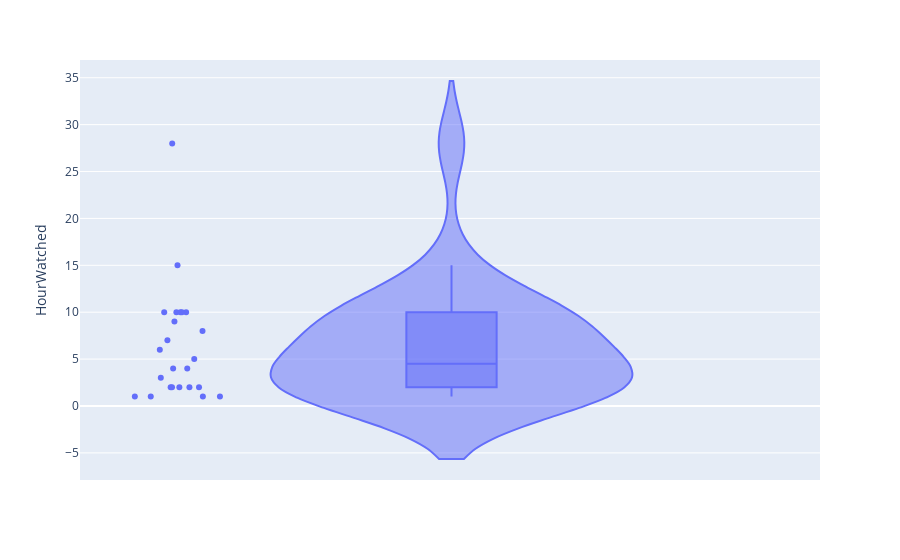

Source (notebook cell):
### Code cell
violin = df.drop(df[df.HourWatched == 0].index)
fig = px.violin(violin, y='HourWatched', box=True, points='all')
fig.show()

### Figure 1 — Plotly figure (JSON) as saved in the notebook; plotly's stock layout.template omitted (floating-point values rounded to 4 significant figures)
{"data": [{"alignmentgroup": "True", "box": {"visible": true}, "hovertemplate": "HourWatched=%{y}<extra></extra>", "legendgroup": "", "marker": {"color": "#636efa"}, "name": "", "offsetgroup": "", "orientation": "v", "points": "all", "scalegroup": "True", "showlegend": false, "type": "violin", "x0": " ", "xaxis": "x", "y": [10, 8, 1, 3, 2, 10, 7, 4, 1, 10, 2, 1, 15, 2, 4, 10, 1, 2, 2, 9, 10, 6, 5, 28], "y0": " ", "yaxis": "y"}], "layout": {"autosize": true, "legend": {"tracegroupgap": 0}, "margin": {"t": 60}, "violinmode": "group", "xaxis": {"anchor": "y", "autorange": true, "domain": [0, 1], "range": [-0.5036, 0.5], "type": "category"}, "yaxis": {"anchor": "x", "autorange": true, "domain": [0, 1], "range": [-7.891, 36.89], "title": {"text": "HourWatched"}, "type": "linear"}}}
